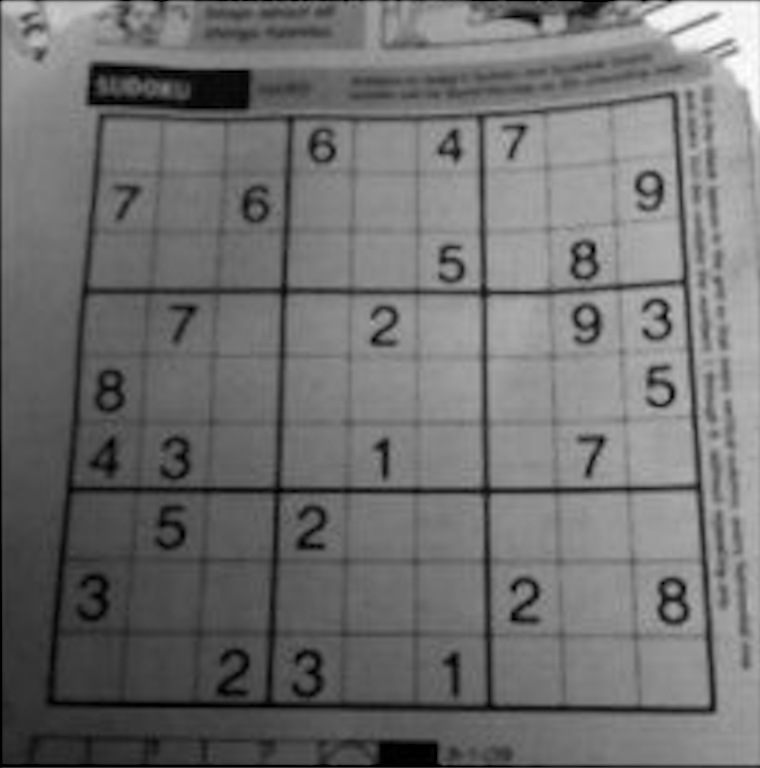
#> input picture docs/modulos/05-visao-p2/atividades/img/dave.jpg, 760 x 768 px, given in place of hall_box_battery1.jpg, which was not available
$ jupyter execute 3-canny-filtros.ipynb   (older library calls are emulated)   (text cells are left out)
#> lines starting #> are read from the running program, lines starting #| are printed output that depends on the picture; pictures that were not available may be replaced by others from this repository, and a replacement may not be noted
### docs/modulos/05-visao-p2/atividades/util/auxiliar.py
#!/usr/bin/python
# -*- coding: utf-8 -*-

"""
    Atenção: usado no notebook da aula.
    Não precisa ser usado diretamente
"""

from ipywidgets import widgets, interact, interactive, FloatSlider, IntSlider
import numpy as np
import cv2
import matplotlib.pyplot as plt

# [74 lines left out: functions make_widgets_mat, make_widgets_mat_from_data, make_np_from_widgets_list, convert_to_tuple, to_1px, to_hsv and 1 more, not called in this run]

def plot_filter(img, kernel):
    plt.figure(figsize=(20,10))
    # kernel = aux.make_np_from_widgets_list(widgets)
    out3 = cv2.filter2D(img, -1,  kernel)
    plt.subplot(121)
    plt.axis(False)
    plt.title("Original")
    plt.imshow(img, cmap="gray", vmin=0, vmax=255)

    plt.subplot(122)
    plt.axis(False)
    plt.title("Transformado")
    plt.imshow(out3, cmap="gray", vmin=0, vmax=255)
    plt.show()

def plot_filter_3(img, kernel_1, kernel_2, title_1, title_2):
    plt.figure(figsize=(20,10))
    # kernel = aux.make_np_from_widgets_list(widgets)
    out1 = cv2.filter2D(img, -1,  kernel_1)
    out2 = cv2.filter2D(img, -1,  kernel_2)

    plt.subplot(131)
    plt.axis(False)
    plt.title("Original")
    plt.imshow(img, cmap="gray", vmin=0, vmax=255)

    plt.subplot(132)
    plt.axis(False)
    plt.title(title_1)
    plt.imshow(out1, cmap="gray", vmin=0, vmax=255)

    plt.subplot(133)
    plt.axis(False)
    plt.title(title_2)
    plt.imshow(out2, cmap="gray", vmin=0, vmax=255)
    plt.show()

# [2 lines that do not run on import are left out]

### docs/modulos/05-visao-p2/atividades/3-canny-filtros.ipynb
[cell 1]
import cv2
from matplotlib import pyplot as plt
import numpy as np
import util.auxiliar as aux
print ("OpenCV Version : %s " % cv2.__version__)

img = cv2.imread("img/hall_box_battery1.jpg",cv2.IMREAD_GRAYSCALE )
#> img: shape (768, 760); min 0, max 255, mean 111.5
img = cv2.resize(img, (768, 384), 0,0) # Resize da imagem para 50% do tamanho original
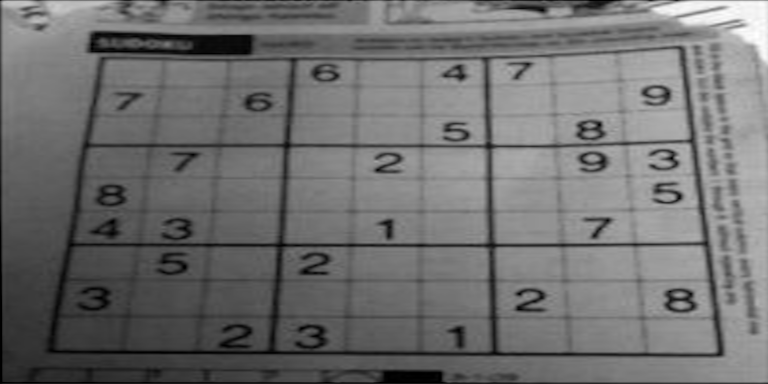
#> img: shape (384, 768); min 0, max 255, mean 111.5

img_gramada = cv2.imread("img/grama.jpeg",cv2.IMREAD_GRAYSCALE )
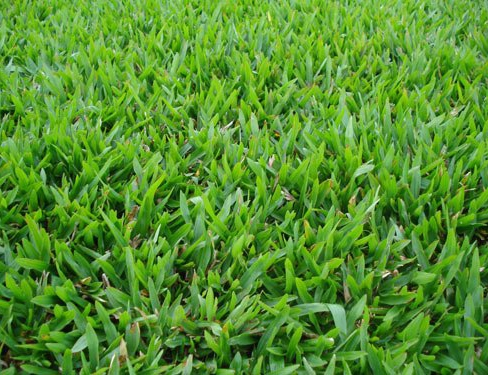
#> input picture docs/modulos/05-visao-p2/atividades/img/grama.jpeg, 488 x 375 px
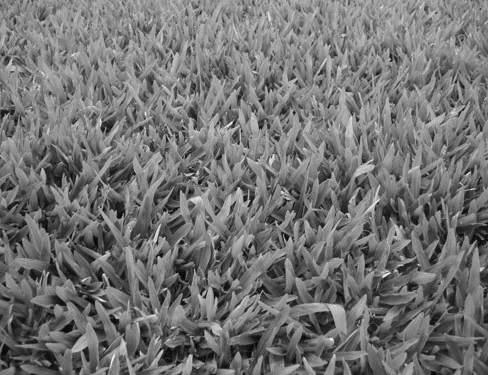
#> img_gramada: shape (375, 488); min 3, max 252, mean 115.4
img_gramada = cv2.resize(img_gramada, (768, 384), 0,0) # Resize da imagem para 50% do tamanho original
#> img_gramada: shape (384, 768)

[cell 2]
kernel = np.array([
    [1, 1, 1],
    [1, 1, 1],
    [1, 1, 1]
    ])
kernel = 1 / 9 * kernel

print(kernel)
aux.plot_filter(img_gramada.copy(),kernel)

[cell 3]
# Exemplo rápido: blur vs sharpen
sharpen_kernel = np.array([
    [0, -1, 0],
    [-1, 5, -1],
    [0, -1, 0]
])

aux.plot_filter(img_gramada.copy(),sharpen_kernel)
#> in plot_filter (call 2), `out3 = cv2.filter2D(img, -1,  kernel)`:
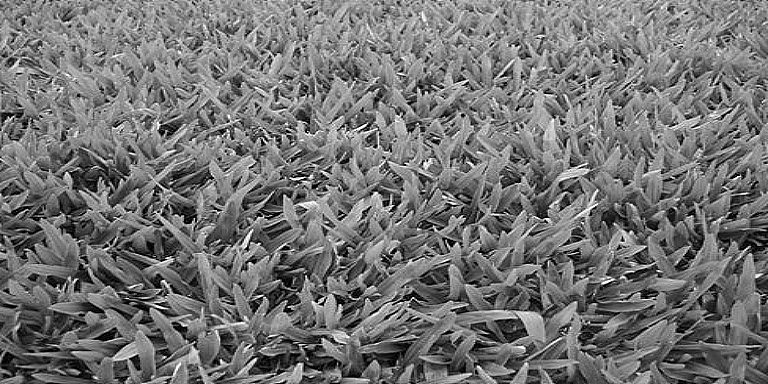
#> out3: shape (384, 768); min 0, max 255, mean 115.5

[cell 4]
kernel_x = np.array([
    [-1, 0, 1],
    [-1, 0, 1],
    [-1, 0, 1]
    ])

kernel_y = np.array([
    [-1, -1, -1],
    [0, 0, 0],
    [1, 1, 1]
    ])

print('kernel_x:\n', kernel_x)
print('\nkernel_y:\n', kernel_y)

aux.plot_filter_3(img.copy(),kernel_x,kernel_y,'Prewitt-x','Prewitt-y')

[cell 5]
kernel_x = np.array([
    [-1, 0, 1],
    [-2, 0, 2],
    [-1, 0, 1]
    ])

kernel_y = np.array([
    [-1, -2, -1],
    [0, 0, 0],
    [1, 2, 1]
    ])

# Visualização rápida dos dois filtros Sobel
aux.plot_filter_3(img.copy(), kernel_x, kernel_y, 'Sobel-x', 'Sobel-y')
#> call 2 of plot_filter_3, with kernel_1 = array of shape (3, 3), kernel_2 = array of shape (3, 3), title_1 = 'Sobel-x', title_2 = 'Sobel-y'
#> in plot_filter_3 (call 2), `out2 = cv2.filter2D(img, -1,  kernel_2)`:
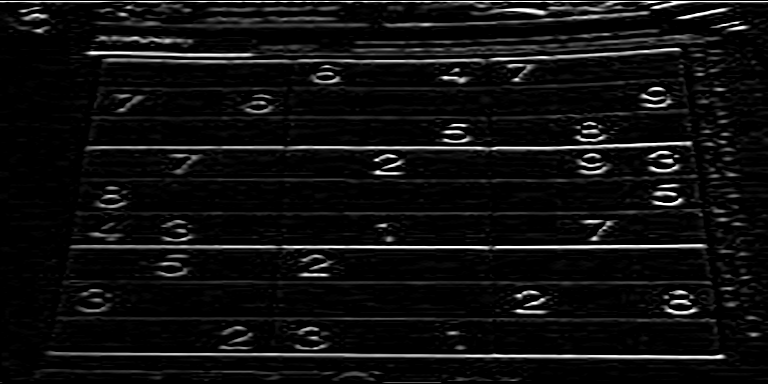
#> out2: shape (384, 768); min 0, max 255, mean 15.1
# save as png

[cell 6]
# Calcular o gradiente em x
sobelx = cv2.Sobel(img, cv2.CV_64F, 1, 0, ksize=3)
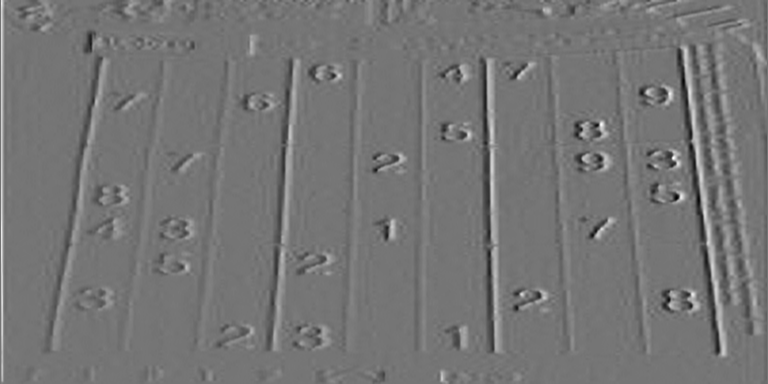
#> sobelx: shape (384, 768) float64; min -261, max 307, mean 1.3; drawn with min black and max white

# Calcular o gradiente em y
sobely = cv2.Sobel(img, cv2.CV_64F, 0, 1, ksize=3)
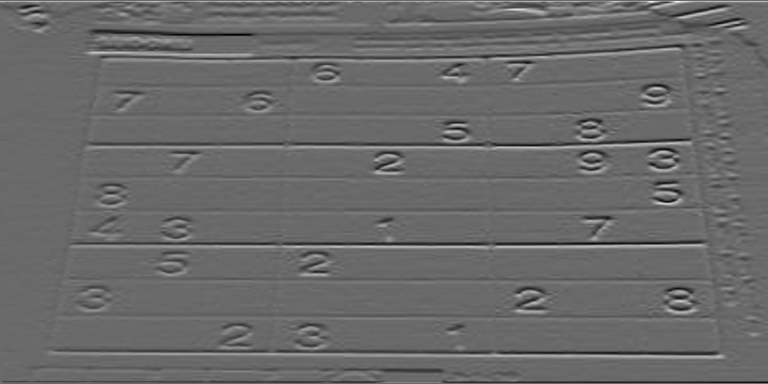
#> sobely: shape (384, 768) float64; min -412, max 575, mean -1.4; drawn with min black and max white

# Calcular a magnitude do gradiente
magnitude = np.sqrt(sobelx**2 + sobely**2)

# Converter para uint8
magnitude = np.uint8(magnitude)
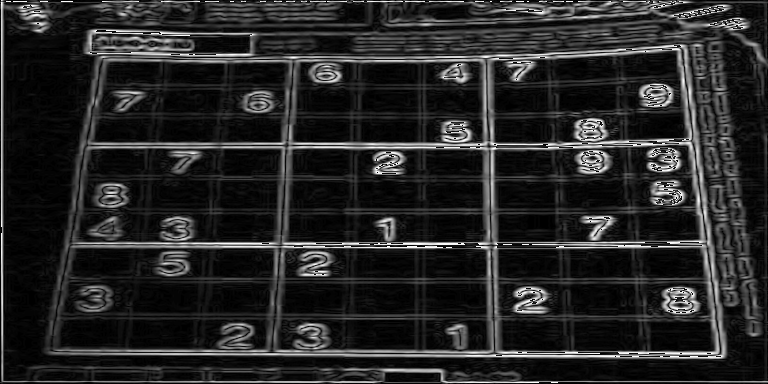
#> magnitude: shape (384, 768); min 0, max 255, mean 38.7

plt.imshow(magnitude, cmap="gray")
plt.axis('off')
plt.show()

[cell 7]
min_contrast = 100
max_contrast = 200
linhas = cv2.Canny(img, min_contrast, max_contrast )
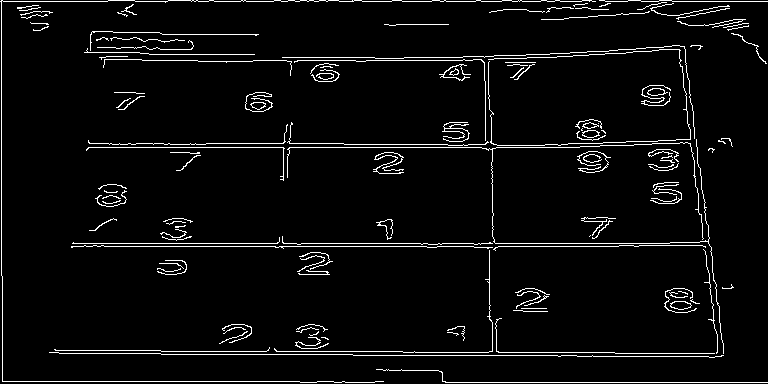
#> linhas: shape (384, 768); 4.5% white in thin lines or dots

plt.imshow(linhas, cmap="gray")
plt.axis('off')
plt.show()

[cell 8]
# Função que calcula limiares de Canny usando a mediana como referência.
# Ideia: a mediana representa um "nível típico" de intensidade; ajustamos +-sigma.

def auto_canny(image, sigma=0.33, return_thresholds=False):
#> called with sigma = 0.33, return_thresholds = True
    v = np.median(image)
#> v = 114
    lower = int(max(0, (1.0 - sigma) * v))
#> lower = 76
    upper = int(min(255, (1.0 + sigma) * v))
#> upper = 151
    edged = cv2.Canny(image, lower, upper)
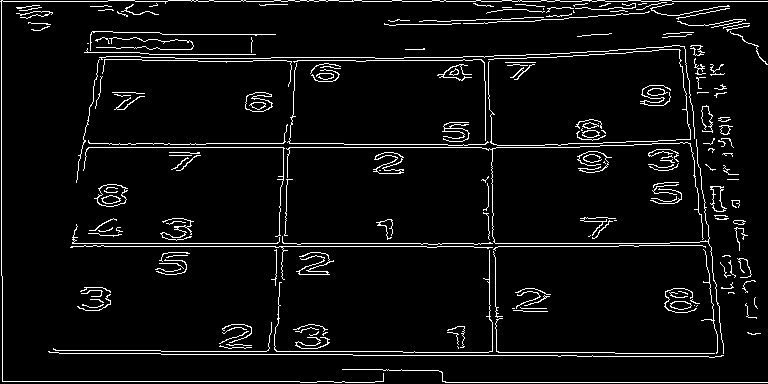
#> edged: shape (384, 768); 5.6% white in thin lines or dots
    if return_thresholds:
        return edged, (lower, upper, v)
    return edged

linhas, (lo, hi, med) = auto_canny(img, return_thresholds=True)
#> lo = 76; hi = 151; med = 114
print(f"Limiar baixo={lo}, alto={hi}, mediana={med:.1f}")
#| Limiar baixo=76, alto=151, mediana=114.0

plt.imshow(linhas, cmap="gray")
plt.axis('off')
plt.show()
